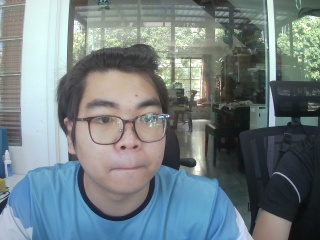
#> input picture opencv-basics/capture.jpg, 320 x 240 px
$ python detect.py
#> lines starting #> are read from the running program, lines starting #| are printed output that depends on the picture; after the words box and inside, x2 and y2 are one past the last pixel; in counts of white or black regions, pixels touching at a corner belong together; long printed decimals are rounded
#> further down, img is the input picture: shape (240, 320, 3); mean B, G, R 131.2, 128, 115
import cv2
import numpy as np

def to_gray(img):
    # TODO A: convert BGR -> grayscale yourself
    #   gray = 0.299*R + 0.587*G + 0.114*B
    #   careful: OpenCV channel order is B, G, R  (img[:,:,0] is BLUE)
    #   return as uint8
    gray = cv2.cvtColor(img, cv2.COLOR_BGR2GRAY)
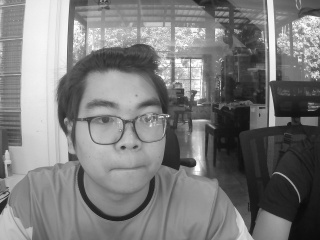
#> gray: shape (240, 320); min 9, max 255, mean 124.5
    return gray

def mean_blur(gray, k=5):
    # TODO B: k x k mean filter (like your LAB04 median filter, but np.mean)
    #   pad with np.pad(gray, k//2, mode='edge'), loop over pixels
#> called with k = 5
    h,w = gray.shape
#> h = 240; w = 320
    padded = np.pad(gray, k//2, mode = 'edge')
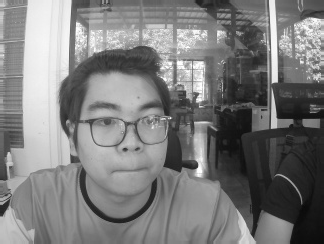
#> padded: shape (244, 324); min 9, max 255, mean 124.2
    result = np.zeros_like(gray)
    for i in range(h):
        for j in range(w):
            result[i,j] = np.average(padded[i:i+k, j:j+k])
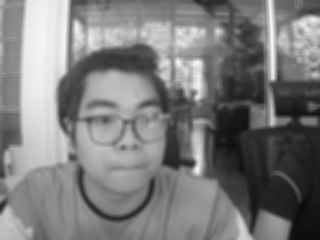
#> result: shape (240, 320); min 11, max 248, mean 124
    return result

def auto_threshold(gray, eps=1, max_iter = 100):
    # [5 lines of commented-out code are left out]
    gray = gray.astype(np.float64)
    T = gray.mean()
#> T = 124
    new_T = T
#> new_T = 124
    for _ in range(max_iter):
        g1 = gray[gray>T]
        g2 = gray[gray<=T]

        if g1.size == 0 or g2.size == 0:
            break

        m1 = g1.mean()
        m2 = g2.mean()

        new_T = (m1+m2)/2

        if (np.abs(new_T-T)<eps):
            break
        T = new_T
#> this loop made 5 passes
#> (m1, m2, new_T, T) on passes 1 to 4: (167.1, 73.71, 120.4, 120.4), (164.8, 70.32, 117.6, 117.6), (163.2, 67.89, 115.5, 115.5), (162.2, 66.26, 114.2, 114.2)
#> (m1, m2, new_T) on pass 5: (161.7, 65.55, 113.6)
    return T

def make_mask(gray, T):
    # TODO D: objects are DARKER than white paper
    #   mask = 255 where gray < T, else 0  (uint8)
    mask = np.zeros_like(gray)
    mask[gray < T] = 255
    return mask

if __name__ == "__main__":
    img = cv2.imread("capture.jpg")
    gray = to_gray(img)
    blurred = mean_blur(gray)
    T = auto_threshold(blurred)
#> T = 114.2
    print("Threshold:", T)
#| Threshold: 114.217
    mask = make_mask(blurred, T)
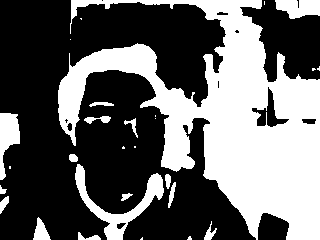
#> mask: shape (240, 320); 39.2% white; 28 white regions (12 under 20 px), largest, box (x1, y1, x2, y2) and area: (58, 0, 320, 240) 25911, (75, 164, 164, 240) 1622, (0, 113, 20, 180) 762

    cv2.imshow("Original", img)
    cv2.imshow("Gray", gray)
    cv2.imshow("Blurred", blurred)
    cv2.imshow("Mask", mask)
    cv2.waitKey(0)            # wait for any key
    cv2.destroyAllWindows()
